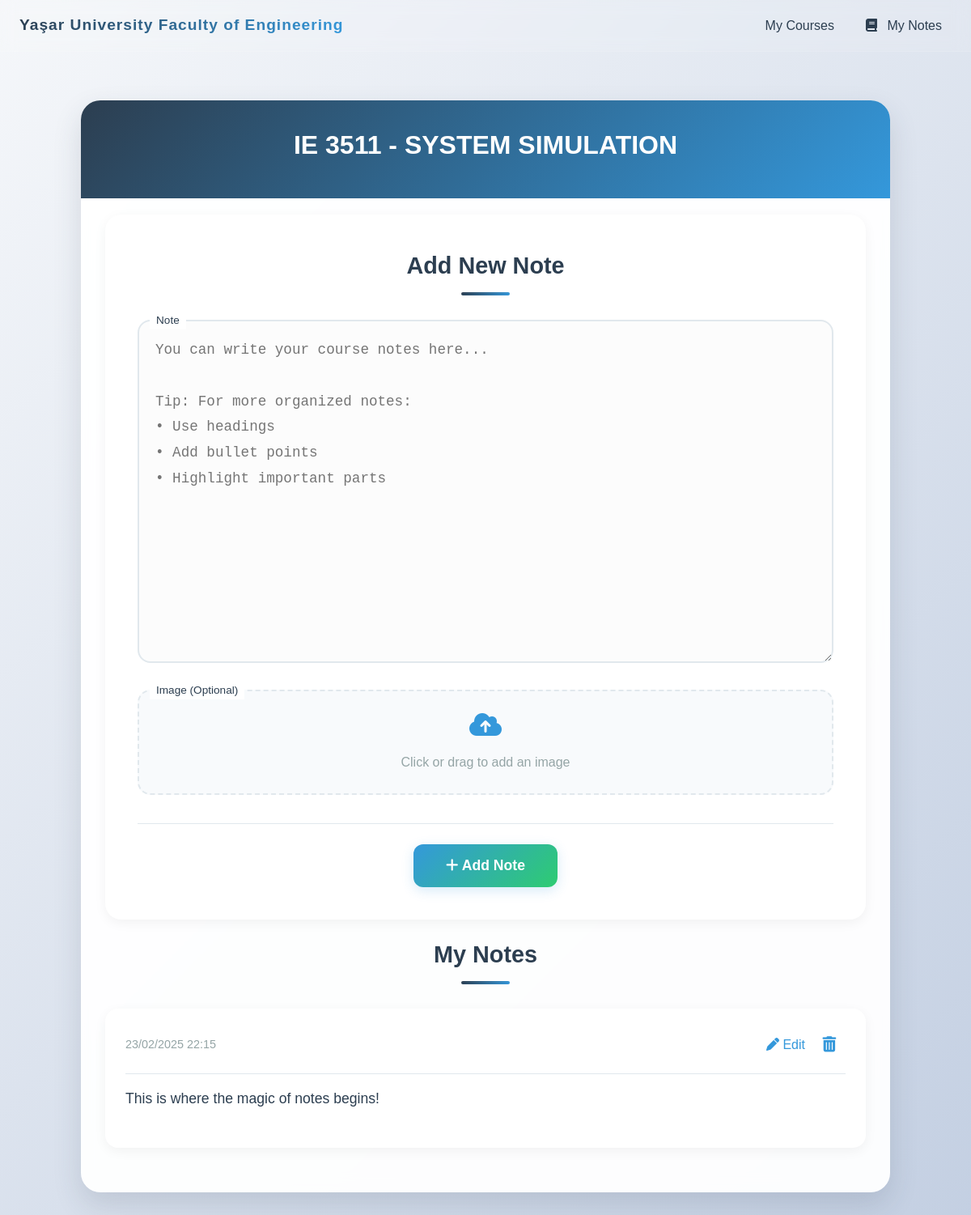
Page /add_note/63 on the committed database.
### app.py (models this page shows)
class Course(db.Model):
    id = db.Column(db.Integer, primary_key=True)
    department_id = db.Column(db.Integer, db.ForeignKey('department.id'), nullable=False)
    year = db.Column(db.Integer, nullable=False)
    semester = db.Column(db.String(20), nullable=False)
    course_name = db.Column(db.String(200), nullable=False)
    notes = db.relationship('Note', backref='course', lazy=True)

class Note(db.Model):
    id = db.Column(db.Integer, primary_key=True)
    course_id = db.Column(db.Integer, db.ForeignKey('course.id'), nullable=False)
    notes = db.Column(db.Text)
    image_path = db.Column(db.String(200))
    created_at = db.Column(db.DateTime, default=lambda: datetime.now(timezone(timedelta(hours=3))))

### app.py (the view, shortened to what this page needs)
@app.route('/add_note/<int:course_id>', methods=['GET', 'POST'])
def add_note(course_id):
    course = Course.query.get_or_404(course_id)
    notes = Note.query.filter_by(course_id=course_id).order_by(Note.created_at.desc()).all()
    return render_template('notes.html', course=course, notes=notes)

### templates/notes.html (shortened to what this page needs)
{% extends "base.html" %}
{% block content %}
<div class="grade-form-container">
    <div class="grade-form-header">
        <h2>{{ course.course_name }}</h2>
    </div>
    <div class="note-form-section">
        <div class="section-title">
            <h3>Add New Note</h3>
            <div class="title-underline"></div>
        </div>
        <form method="POST" enctype="multipart/form-data" class="grade-form">
            <div class="form-group note-textarea-group">
                <label class="form-label" for="note">Note</label>
                <textarea id="note" name="note" class="form-input note-textarea" rows="12" required
                    placeholder="You can write your course notes here...&#10;&#10;Tip: For more organized notes:&#10;• Use headings&#10;• Add bullet points&#10;• Highlight important parts"></textarea>
            </div>
            <div class="form-group">
                <label class="form-label" for="image">Image (Optional)</label>
                <div class="file-upload-wrapper">
                    <div class="file-upload-preview">
                        <i class="fas fa-cloud-upload-alt"></i>
                        <span class="file-name">Click or drag to add an image</span>
                    </div>
                </div>
            </div>
            <div class="form-actions">
                <button type="submit" class="submit-btn">
                    <i class="fas fa-plus"></i> Add Note
                </button>
            </div>
        </form>
    </div>
    <div class="notes-section">
        <div class="section-title">
            <h3>My Notes</h3>
            <div class="title-underline"></div>
        </div>
        {% if notes %}
            {% for note in notes %}
            <div class="note-card">
                <div class="note-header">
                    <span class="note-date">
                        {{ note.created_at.astimezone().strftime('%d/%m/%Y %H:%M') }}
                    </span>
                    <div class="note-actions">
                        <button class="edit-btn" onclick="editNote({{ note.id }}, this)">
                            <i class="fa-solid fa-pen"></i> Edit
                        </button>
                        <form action="{{ url_for('delete_note', note_id=note.id) }}" method="POST" class="delete-form">
                            <button type="submit" class="delete-btn" onclick="return confirm('Are you sure you want to delete this note?')">
                                <i class="fas fa-trash-alt"></i>
                            </button>
                        </form>
                    </div>
                </div>
                <div class="note-content">
                    <p class="note-text">{{ note.notes }}</p>
                </div>
            </div>
            {% endfor %}
        {% else %}
            <div class="no-notes">
                <i class="fas fa-book-open"></i>
                <p>No notes added yet.</p>
            </div>
        {% endif %}
    </div>
</div>
{% endblock %}

### static/css/style.css (style rules this page uses)
:root { --primary-color: #2c3e50; --secondary-color: #3498db; --accent-color: #e74c3c; --success-color: #2ecc71; --warning-color: #f1c40f; --text-color: #2c3e50; --light-gray: #ecf0f1; --dark-gray: #95a5a6; --white: #ffffff; --gradient-primary: linear-gradient(135deg, #2c3e50, #3498db); --gradient-secondary: linear-gradient(135deg, #e74c3c, #f1c40f); --gradient-success: linear-gradient(135deg, #2ecc71, #27ae60); --gradient-warning: linear-gradient(135deg, #f1c40f, #f39c12); --shadow: 0 4px 6px rgba(0, 0, 0, 0.1); --shadow-hover: 0 8px 15px rgba(0, 0, 0, 0.2); --transition: all 0.3s cubic-bezier(0.4, 0, 0.2, 1); --border-radius: 15px; }
* { margin: 0; padding: 0; box-sizing: border-box; }
body { font-family: 'Poppins', sans-serif; line-height: 1.6; background: linear-gradient(135deg, #f5f7fa 0%, #c3cfe2 100%); min-height: 100vh; color: var(--text-color); overflow-x: hidden; }
.grade-form-container { max-width: 1000px; margin: 40px auto; background: rgba(255, 255, 255, 0.95); backdrop-filter: blur(10px); border-radius: 24px; box-shadow: 0 15px 35px rgba(44, 62, 80, 0.15); overflow: hidden; }
.grade-form-header { background: var(--gradient-primary); padding: 30px; text-align: center; color: white; position: relative; }
.grade-form-header h2 { font-size: 2rem; font-weight: 600; margin-bottom: 10px; }
.section-title { position: relative; margin-bottom: 30px; text-align: center; }
.section-title h3 { font-size: 1.8rem; color: var(--primary-color); margin-bottom: 10px; }
.title-underline { width: 60px; height: 4px; background: var(--gradient-primary); margin: 0 auto; border-radius: 2px; }
.note-form-section { padding: 40px; background: white; border-radius: 20px; margin: 20px 30px; box-shadow: 0 4px 15px rgba(0, 0, 0, 0.05); }
.note-textarea-group { margin-bottom: 30px; }
.note-textarea { width: 100%; min-height: 400px; padding: 20px; font-size: 1.1rem; line-height: 1.8; border: 2px solid #e1e8ed; border-radius: 16px; background: #fcfcfc; transition: all 0.3s ease; resize: vertical; }
.form-group { position: relative; margin-bottom: 25px; }
.form-label { position: absolute; top: -10px; left: 15px; background: white; padding: 0 8px; font-size: 0.85rem; color: var(--primary-color); font-weight: 500; z-index: 1; }
.file-upload-wrapper { position: relative; margin-top: 20px; }
.file-upload-preview { padding: 25px; border: 2px dashed #e1e8ed; border-radius: 16px; text-align: center; background: #f8fafc; transition: all 0.3s ease; cursor: pointer; }
.file-upload-preview i { font-size: 2rem; color: var(--secondary-color); margin-bottom: 10px; }
.file-name { display: block; color: var(--dark-gray); font-size: 1rem; margin-top: 8px; }
.form-actions { text-align: center; margin-top: 35px; padding-top: 25px; border-top: 1px solid #e1e8ed; }
.submit-btn { background: linear-gradient(135deg, #3498db, #2ecc71); color: white; padding: 16px 40px; border: none; border-radius: 12px; font-size: 1.1rem; font-weight: 600; cursor: pointer; transition: all 0.3s ease; box-shadow: 0 4px 15px rgba(52, 152, 219, 0.2); }
.notes-section { padding: 0 30px 30px; }
.note-card { background: white; border-radius: 16px; padding: 25px; margin-bottom: 25px; box-shadow: 0 4px 15px rgba(0, 0, 0, 0.05); transition: all 0.3s ease; }
.note-header { display: flex; justify-content: space-between; align-items: center; margin-bottom: 15px; padding-bottom: 15px; border-bottom: 1px solid #e1e8ed; }
.note-date { color: var(--dark-gray); font-size: 0.9rem; }
.delete-form { margin: 0; }
.delete-btn { background: none; border: none; color: var(--accent-color); cursor: pointer; padding: 8px; border-radius: 50%; transition: all 0.3s ease; }
.note-content { color: var(--text-color); }
.note-text { font-size: 1.1rem; line-height: 1.8; margin-bottom: 20px; white-space: pre-wrap; }
.delete-btn { background: rgba(231, 76, 60, 0.1); border: none; color: var(--accent-color); cursor: pointer; padding: 10px; border-radius: 50%; transition: all 0.3s ease; display: flex; align-items: center; justify-content: center; width: 40px; height: 40px; }
.delete-btn i { font-size: 1.2rem; }
.note-actions { display: flex; gap: 10px; align-items: center; }
.edit-btn, .delete-btn { background: none; border: none; color: #3498db; cursor: pointer; font-size: 16px; transition: color 0.3s ease; }

### rows in the picture
Course: course_name "IE 3511 - SYSTEM SIMULATION"
Note: created_at.astimezone "23/02/2025 22:15", notes "This is where the magic of notes begins!"
